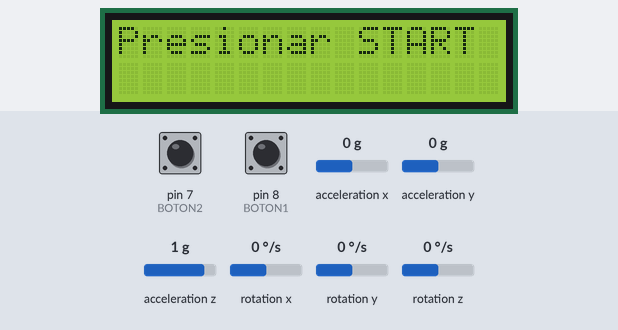
The sketch below on a simulated Arduino Uno, built with avr-gcc and run on an emulated ATmega328P. Shown: 16×2 character LCD. Inputs (shaded band) come from the test bench; at power-on: pin 8 (BOTON1) LOW, pin 7 (BOTON2) LOW, acceleration x 0 g, acceleration y 0 g, acceleration z 1 g, rotation x 0 °/s, rotation y 0 °/s, rotation z 0 °/s. What the sketch prints to the serial monitor is not drawn.

Above: at 7.2 s.
7.3 s: pin 8 (BOTON1) pulled HIGH for 0.6 s
At 9.2 s:
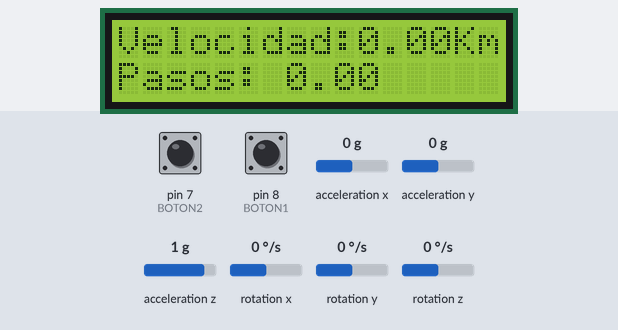
10.9 s: pin 7 (BOTON2) pulled HIGH for 0.6 s
At 11.5 s:
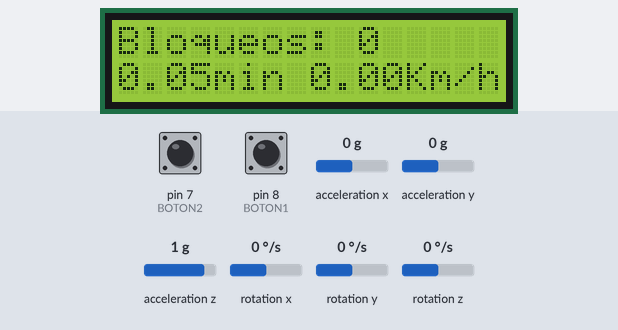
13.0 s: pin 8 (BOTON1) pulled HIGH for 1 s
At 15.0 s:
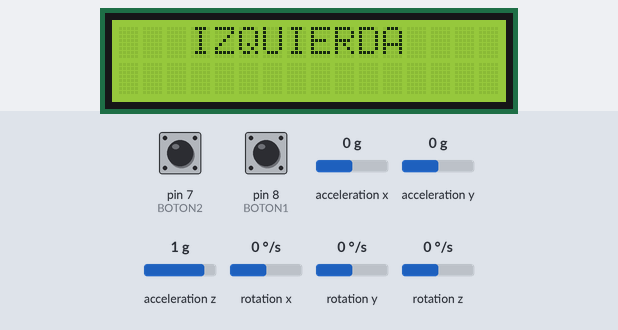
16.1 s: pin 7 (BOTON2) pulled HIGH for 1 s
At 17.5 s:
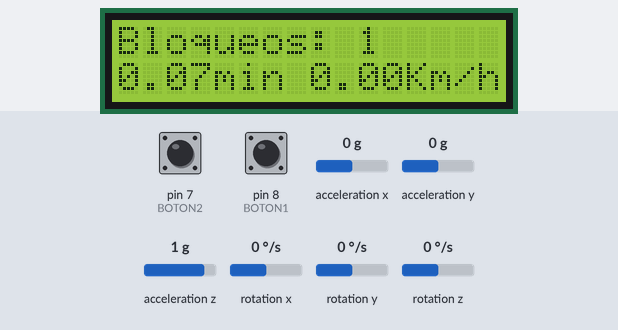
18.6 s: pin 8 (BOTON1) pulled HIGH for 3.2 s
At 19.2 s:
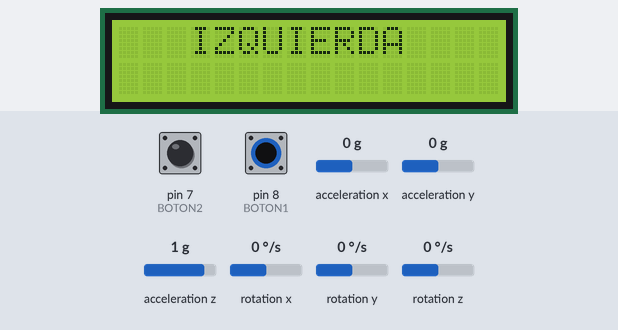
23.3 s: pin 7 (BOTON2) pulled HIGH for 3.2 s
At 23.9 s:
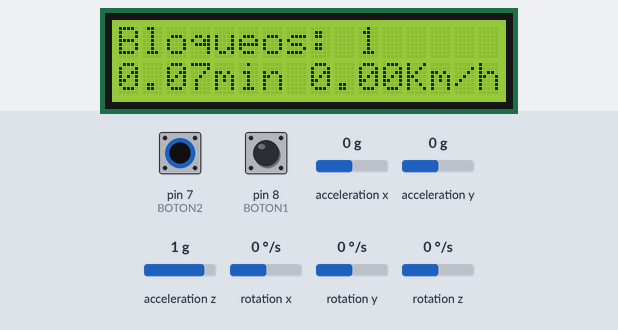
Timing chart, 0 to 26.3 s (numbered marks = the images above; inputs shaded):
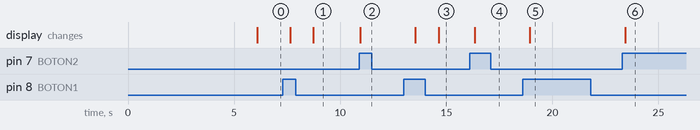

The sketch:

MPU6050-lcd16_ic2.ino
```cpp
// Control del MPU6050 mediante la libreria I2C
// Libreria MPU6050.h requiere I2Cdev.h
// Libreria I2Cdev.h requiere Wire.h

#include "I2Cdev.h"
#include "MPU6050.h"
#include "Wire.h"
#include <LiquidCrystal_I2C.h>


// El MPU6050 presenta por defecto una direccion de 0x68
MPU6050 mpu;

// Crear el objeto LCD
LiquidCrystal_I2C lcd(0x27, 16,2);


// Valores sin procesar (valores RAW) del acelerometro y giroscopio (ejes x, y, z)
int ax, ay, az; // rango por defecto: -2g a +2g
int gx, gy, gz; // rango por defecto: -250°/sec a +250°/sec


// Valores en el Sistema Internacional
const float accEscala = (2.0 * 9.81 )/ 32768.0;
const float gyroEscala = 250.0 / 32768.0;

////////////////////////////////// VARIABLES /////////////////////////////////////
String texto = "";  // texto de entrada
int boton1 = 0;     // flag para el botón START
float contP = 0;    // numero de pasos
int bloqueos = 0;   // numero de bloqueos
int cont = 0;       // flag de bloqueos
int pierna = 0;     // flag paso 0: vertical o atras, 1: delante

unsigned long tiempo1 = 0;          // inicio
unsigned long tiempo2 = 0;          // fin
unsigned long tiempo = 0;           // tiempo transcurrido
unsigned long tiempo_actividad = 0; // tiempo de actividad total

float cont_espera = 0;  // tiempo entre un paso y el siguiente
int altura = 0;         // altura del paciente
float cte = 0.000f;     // constante para obtener la longitud del paso
float velocidad = 0.0;  // velocidad
float sum_vel = 0.0;    // sumatorio de la velocidad
int cont_vel = 0;       // contador de lecturas de la velocidad
float mean_vel = 0.0;   // velocidad media
float frecuencia;       // frecuencia
float actividad_min;    // tiempo de actividad en minutos


////////////////////////////////// FUNCIONES /////////////////////////////////////


void printMedidas()
{
  // Funcion que muestra los valores de salida de los sensores inerciales en el Sistema Internacional.

  Serial.print(F("a[x y z](m/s2):\t"));
  Serial.print(ax * accEscala); Serial.print("\t");
  Serial.print(ay * accEscala); Serial.print("\t");
  Serial.println(az * accEscala);
  Serial.print(F("g[x y z](deg/s):\t"));
  Serial.print(gx * gyroEscala); Serial.print("\t");
  Serial.print(gy * gyroEscala); Serial.print("\t");
  Serial.println(gz * gyroEscala);

}


void leerSerial()
{
  // Funcion que lee el Monitor Serie y comprueba si se introdujo algun texto.
  if (Serial.available()>0){
     texto = Serial.readString();
  }
}


void contarPasos()
{
  // Funcion que lee los valores del acelerometro y contabiliza los pasos.

    cont_espera = cont_espera + 0.5; // contar el tiempo que tarda en dar un paso


    // VALORES PARA LA PIERNA
    // si la pierna izquierda está hacia delante
    if ((ay * accEscala) >= 0.5 ) {
      if (pierna == 0){ // si antes la pierna estaba en posición de reposo
        pierna = 1;
      }
    // si la pierna está en posición vertical o hacia detrás (posición de reposo)
    } else {
      if (pierna == 1){ // si antes estaba en movimiento
        pierna = 0;
        cont_espera = 0;
        contP += 2;

      }
    }
}


////////////////////////////////////////////////////////// CONFIGURACIÓN DEL ///////////////////////////////////////////////////////////
//////////////////////////////////////////////////////////    PROGRAMA       ///////////////////////////////////////////////////////////


void setup()
{

  pinMode(8,INPUT); //BOTON1
  pinMode(7,INPUT); //BOTON2


  Serial.begin(9600); // Iniciar puerto serial
  Wire.begin();       // Iniciar I2C
  mpu.initialize();   // Iniciar mpu
  lcd.init();         // Iniciar LCD
  lcd.backlight();
  lcd.clear();

  // Comprobar que el sensor esta iniciado correctamente
  if (mpu.testConnection()) Serial.println("Sensor se ha iniciado correctamente");
    else Serial.println("Se ha producido un error al iniciar el sensor");

  // Introducir la altura
  Serial.print("Introduce la altura del paciente (cm): ");
  delay(3000);

  // Mostrar la altura y convertirla a entero
  //leerSerial(); // comentado para pruebas ----------------
  texto = 155; // fijo para pruebas ------------------------
  Serial.println(texto);
  altura = texto.toInt();

  // Introducir el sexo
  Serial.print("Introduce el sexo del paciente: ");
  delay(3000);

  // Mostrar el sexo
  //leerSerial();//comentado para pruebas ------------------
  texto = "mujer"; // fijo para pruebas--------------------
  Serial.println(texto);

  // Si se trata de una mujer
  if (texto == "mujer"){
    cte = 0.413f;

  // si se trata de un hombre
  } else {
    cte = 0.415f;
  }

  //Serial.println("Presionar START...");
  lcd.setCursor(0, 0);
  lcd.print("Presionar START");

}


////////////////////////////////////////////////////////// PROGRAMA PRINCIPAL ///////////////////////////////////////////////////////////

void loop()
{
  // PRESIONAR BOTON START
  if (digitalRead(8) == HIGH){
    boton1 = 1;              // cambiar el estado del boton
    tiempo1 = millis()/1000; // inicializamos el tiempo
    lcd.clear();             // borrar el contenido del lcd


  }

  // INICIO DE LA MARCHA
  if (boton1 == 1){

    // Leer el tiempo en ese instante y dividirlo entre 1000 para obtener el tiempo en segundos
    tiempo2 = millis()/1000;
    mpu.getAcceleration(&ax, &ay, &az); // leer ejes del acelerometro
    mpu.getRotation(&gx, &gy, &gz);     // leer ejes del giroscopio

    //printMedidas();

    // PASOS
    //Serial.print("Pasos: ");
    contarPasos(); // contamos los pasos
    //Serial.println(contP);
    lcd.setCursor(0, 1);
    lcd.print("Pasos:");
    lcd.setCursor(7, 1);
    lcd.print(contP);

    // TIEMPO
    //Serial.print("Tiempo (s): ");
    //Serial.println(tiempo);
    lcd.setCursor(0, 0);
    lcd.print("Tiempo:");
    lcd.setCursor(8, 0);
    lcd.print(tiempo);
    lcd.setCursor(11, 0);
    lcd.print("s");

    // FRECUENCIA
    frecuencia = (contP/tiempo);

    //VELOCIDAD (Km/h)
    velocidad = frecuencia*60*60*cte*altura/100000.;


    lcd.setCursor(0, 0);
    lcd.print("Velocidad:");
    lcd.setCursor(10, 0);
    lcd.print(velocidad);
    lcd.setCursor(14, 0);
    lcd.print("Km/h");


    // mientras entre un paso y el siguiente haya menos de 5 segundos
    if (cont_espera < 5){
      tiempo += tiempo2 - tiempo1;           // incrementar tiempo
      tiempo_actividad += tiempo2 - tiempo1; // incrementar tiempo actividad
      cont = 0;                              // contador a 0

      // si la velocidad es menor de 100
      if (velocidad < 100){
        sum_vel = sum_vel + velocidad ; // sumar velocidad al total
        cont_vel ++;                    // incrementar contador

        // mostrar velocidad
        Serial.print("Velocidad:");
        Serial.print(velocidad);
        Serial.println(" Km/h");
      }
    }

    // Actualizar tiempo
    tiempo1 = tiempo2;


    // Si tarda más de 5 segundos en dar el siguiente paso
    if (cont_espera >= 5){

      cont++; // incrementar contador

      // la primera vez que detecta el bloqueo
      if (cont == 1){
        bloqueos++; // incrementar el número de bloqueos
      }

      // mostrar en el lcd un mensaje de aviso
      lcd.clear();
      lcd.setCursor(3, 0);
      lcd.print("IZQUIERDA");

      // restart
      tiempo = 0;
      contP = 0;

    }

  }


  // FIN DE LA MARCHA
  if (digitalRead(7)==HIGH){
    boton1 = 0;

    lcd.clear();

    // Número de bloqueos
    lcd.setCursor(0,0);
    lcd.print("Bloqueos:");
    lcd.setCursor(10, 0);
    lcd.print(bloqueos);

    //Serial.print(F("Número de bloqueos:\t"));
    //Serial.println(bloqueos);

    // Tiempo total de actividad
    lcd.setCursor(0, 1);
    //lcd.print("Actividad:");
    //lcd.setCursor(11, 1);
    actividad_min = tiempo_actividad/60.;
    lcd.print(actividad_min);
    lcd.setCursor(4, 1);
    lcd.print("min");

    //Serial.print(F("Tiempo de actividad:\t"));
    //Serial.print(actividad);
    //Serial.println(" min");


    // Velocidad media
    //lcd.setCursor(0, 2);
    //lcd.print("V media:");
    lcd.setCursor(8, 1);
    mean_vel = sum_vel/cont_vel;
    lcd.print(mean_vel);
    lcd.setCursor(12, 1);
    lcd.print("Km/h");
    //Serial.print(F("Velocidad media:\t"));
    //Serial.print(mean_vel);
    //Serial.print(" Km/h");
    //while(1);

     }

  delay(500); // leer cada medio segundo


}
```

Measured:
- after the input at 7.3 s, the display: first changes after 0.34 s (image 1 shows a later state)
- after the input at 10.9 s, the display: changes after 0.05 s (image 2)
- after the input at 13.0 s, the display: first changes after 0.53 s (image 3 shows a later state)
- after the input at 16.1 s, the display: changes after 0.24 s (image 4)
- after the input at 18.6 s, the display: changes after 0.33 s (image 5)
- after the input at 23.3 s, the display: changes after 0.13 s (image 6)
